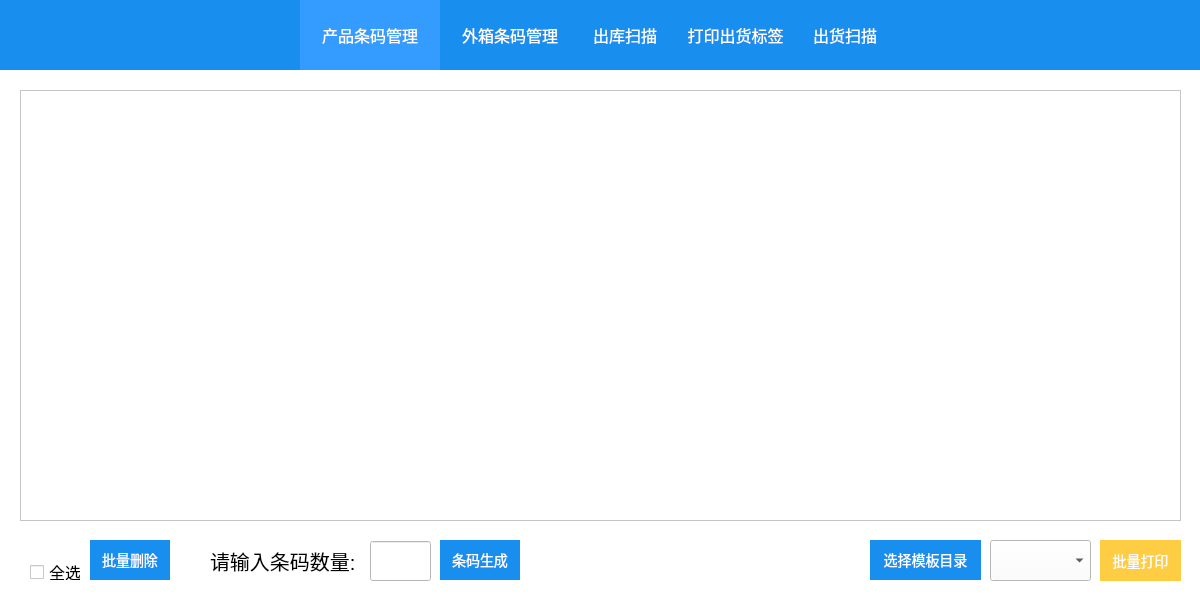
<?xml version="1.0" encoding="UTF-8"?>
<ui version="4.0">
 <class>DantCode</class>
 <widget class="QWidget" name="DantCode">
  <property name="windowModality">
   <enum>Qt::ApplicationModal</enum>
  </property>
  <property name="enabled">
   <bool>true</bool>
  </property>
  <property name="geometry">
   <rect>
    <x>0</x>
    <y>0</y>
    <width>1200</width>
    <height>600</height>
   </rect>
  </property>
  <property name="minimumSize">
   <size>
    <width>1200</width>
    <height>600</height>
   </size>
  </property>
  <property name="maximumSize">
   <size>
    <width>1200</width>
    <height>600</height>
   </size>
  </property>
  <property name="windowTitle">
   <string>扫描工具v2</string>
  </property>
  <property name="windowIcon">
   <iconset>
    <normalon>:/icon.ico</normalon>
   </iconset>
  </property>
  <property name="styleSheet">
   <string notr="true">background-color: rgb(255, 255, 255);</string>
  </property>
  <widget class="QLabel" name="label">
   <property name="geometry">
    <rect>
     <x>0</x>
     <y>0</y>
     <width>1201</width>
     <height>70</height>
    </rect>
   </property>
   <property name="acceptDrops">
    <bool>false</bool>
   </property>
   <property name="styleSheet">
    <string notr="true">background:#188eee;</string>
   </property>
   <property name="text">
    <string/>
   </property>
  </widget>
  <widget class="QPushButton" name="bulkprint">
   <property name="geometry">
    <rect>
     <x>1100</x>
     <y>540</y>
     <width>81</width>
     <height>41</height>
    </rect>
   </property>
   <property name="cursor">
    <cursorShape>PointingHandCursor</cursorShape>
   </property>
   <property name="styleSheet">
    <string notr="true">border:none;
background:#FFCD43;
color:#FFF;
font-size:14px;</string>
   </property>
   <property name="text">
    <string>批量打印</string>
   </property>
  </widget>
  <widget class="QPushButton" name="codeset">
   <property name="geometry">
    <rect>
     <x>1140</x>
     <y>15</y>
     <width>40</width>
     <height>40</height>
    </rect>
   </property>
   <property name="cursor">
    <cursorShape>PointingHandCursor</cursorShape>
   </property>
   <property name="styleSheet">
    <string notr="true">border:none;
background:#188eee;
color:#FFFFFF;</string>
   </property>
   <property name="text">
    <string/>
   </property>
   <property name="icon">
    <iconset resource="style.qrc">
     <normaloff>:/image/set.png</normaloff>:/image/set.png</iconset>
   </property>
   <property name="iconSize">
    <size>
     <width>30</width>
     <height>30</height>
    </size>
   </property>
  </widget>
  <widget class="QPushButton" name="bulkdel">
   <property name="geometry">
    <rect>
     <x>90</x>
     <y>540</y>
     <width>80</width>
     <height>40</height>
    </rect>
   </property>
   <property name="cursor">
    <cursorShape>PointingHandCursor</cursorShape>
   </property>
   <property name="styleSheet">
    <string notr="true">border:none;
background:#188eee;
color:#FFFFFF;
font-size:14px;</string>
   </property>
   <property name="text">
    <string>批量删除</string>
   </property>
  </widget>
  <widget class="QPushButton" name="creatcode">
   <property name="geometry">
    <rect>
     <x>440</x>
     <y>540</y>
     <width>80</width>
     <height>40</height>
    </rect>
   </property>
   <property name="cursor">
    <cursorShape>PointingHandCursor</cursorShape>
   </property>
   <property name="styleSheet">
    <string notr="true">border:none;
background:#188eee;
color:#FFFFFF;
font-size:14px;</string>
   </property>
   <property name="text">
    <string>条码生成</string>
   </property>
  </widget>
  <widget class="QLineEdit" name="creatnum">
   <property name="geometry">
    <rect>
     <x>370</x>
     <y>541</y>
     <width>61</width>
     <height>40</height>
    </rect>
   </property>
   <property name="styleSheet">
    <string notr="true">padding-left:10px;
font-size:16px;</string>
   </property>
   <property name="inputMethodHints">
    <set>Qt::ImhPreferNumbers</set>
   </property>
  </widget>
  <widget class="QCheckBox" name="selectAll">
   <property name="geometry">
    <rect>
     <x>30</x>
     <y>564</y>
     <width>51</width>
     <height>16</height>
    </rect>
   </property>
   <property name="styleSheet">
    <string notr="true">font-size:16px;</string>
   </property>
   <property name="text">
    <string>全选</string>
   </property>
  </widget>
  <widget class="QComboBox" name="comboBox">
   <property name="geometry">
    <rect>
     <x>990</x>
     <y>540</y>
     <width>101</width>
     <height>41</height>
    </rect>
   </property>
  </widget>
  <widget class="QPushButton" name="choosurl">
   <property name="geometry">
    <rect>
     <x>870</x>
     <y>540</y>
     <width>111</width>
     <height>40</height>
    </rect>
   </property>
   <property name="cursor">
    <cursorShape>PointingHandCursor</cursorShape>
   </property>
   <property name="styleSheet">
    <string notr="true">border:none;
background:#188eee;
color:#FFFFFF;
font-size:14px;</string>
   </property>
   <property name="text">
    <string>选择模板目录</string>
   </property>
  </widget>
  <widget class="QPushButton" name="shuaxin">
   <property name="geometry">
    <rect>
     <x>1090</x>
     <y>15</y>
     <width>40</width>
     <height>40</height>
    </rect>
   </property>
   <property name="cursor">
    <cursorShape>PointingHandCursor</cursorShape>
   </property>
   <property name="styleSheet">
    <string notr="true">border:none;
background:#188eee;
color:#FFFFFF;</string>
   </property>
   <property name="text">
    <string/>
   </property>
   <property name="icon">
    <iconset resource="style.qrc">
     <normaloff>:/image/shuaxin.png</normaloff>:/image/shuaxin.png</iconset>
   </property>
   <property name="iconSize">
    <size>
     <width>30</width>
     <height>30</height>
    </size>
   </property>
  </widget>
  <widget class="QTableWidget" name="codelist">
   <property name="geometry">
    <rect>
     <x>20</x>
     <y>90</y>
     <width>1161</width>
     <height>431</height>
    </rect>
   </property>
   <property name="editTriggers">
    <set>QAbstractItemView::NoEditTriggers</set>
   </property>
  </widget>
  <widget class="QPushButton" name="tab3">
   <property name="geometry">
    <rect>
     <x>580</x>
     <y>0</y>
     <width>90</width>
     <height>70</height>
    </rect>
   </property>
   <property name="cursor">
    <cursorShape>PointingHandCursor</cursorShape>
   </property>
   <property name="styleSheet">
    <string notr="true">border:none;
background:#188eee;
color:#FFFFFF;
font-size:16px;</string>
   </property>
   <property name="text">
    <string>出库扫描</string>
   </property>
  </widget>
  <widget class="QPushButton" name="tab1">
   <property name="geometry">
    <rect>
     <x>300</x>
     <y>0</y>
     <width>140</width>
     <height>70</height>
    </rect>
   </property>
   <property name="cursor">
    <cursorShape>PointingHandCursor</cursorShape>
   </property>
   <property name="styleSheet">
    <string notr="true">border:none;
background:#349BFF;
color:#FFFFFF;
font-size:16px;</string>
   </property>
   <property name="text">
    <string>产品条码管理</string>
   </property>
  </widget>
  <widget class="QPushButton" name="tab4">
   <property name="geometry">
    <rect>
     <x>670</x>
     <y>0</y>
     <width>131</width>
     <height>70</height>
    </rect>
   </property>
   <property name="cursor">
    <cursorShape>PointingHandCursor</cursorShape>
   </property>
   <property name="styleSheet">
    <string notr="true">border:none;
background:#188EEE;
color:#FFFFFF;
font-size:16px;</string>
   </property>
   <property name="text">
    <string>打印出货标签</string>
   </property>
  </widget>
  <widget class="QPushButton" name="tab5">
   <property name="geometry">
    <rect>
     <x>800</x>
     <y>0</y>
     <width>90</width>
     <height>70</height>
    </rect>
   </property>
   <property name="cursor">
    <cursorShape>PointingHandCursor</cursorShape>
   </property>
   <property name="styleSheet">
    <string notr="true">border:none;
background:#188EEE;
color:#FFFFFF;
font-size:16px;</string>
   </property>
   <property name="text">
    <string>出货扫描</string>
   </property>
  </widget>
  <widget class="QPushButton" name="tab2">
   <property name="geometry">
    <rect>
     <x>440</x>
     <y>0</y>
     <width>140</width>
     <height>70</height>
    </rect>
   </property>
   <property name="cursor">
    <cursorShape>PointingHandCursor</cursorShape>
   </property>
   <property name="styleSheet">
    <string notr="true">border:none;
background:#188EEE;
color:#FFFFFF;
font-size:16px;</string>
   </property>
   <property name="text">
    <string>外箱条码管理</string>
   </property>
  </widget>
  <widget class="QLabel" name="label_2">
   <property name="geometry">
    <rect>
     <x>210</x>
     <y>545</y>
     <width>151</width>
     <height>31</height>
    </rect>
   </property>
   <property name="styleSheet">
    <string notr="true">font:20px;</string>
   </property>
   <property name="text">
    <string>请输入条码数量:</string>
   </property>
  </widget>
 </widget>
 <resources>
  <include location="style.qrc"/>
 </resources>
 <connections/>
</ui>
